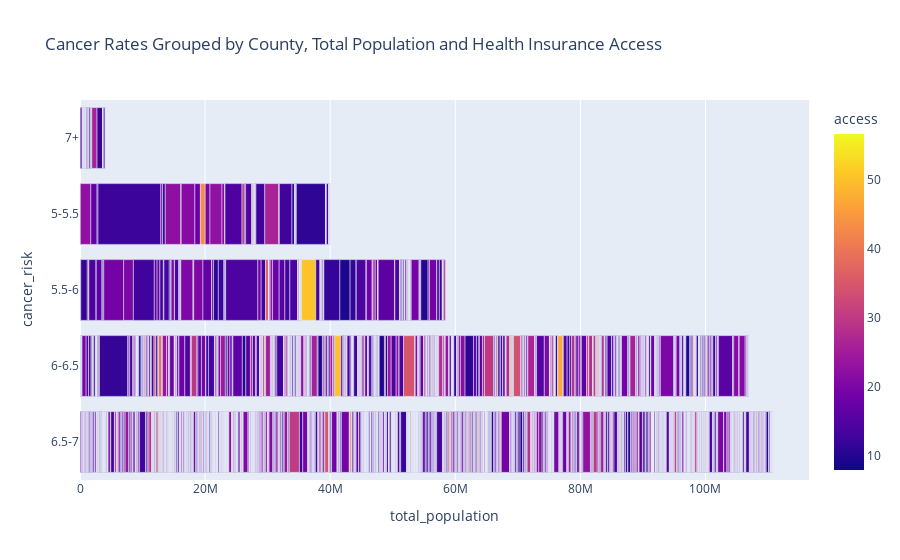

The notebook cell this image was saved under:
### Code cell
fig = px.bar(cancer_prev, x = 'total_population', y = 'cancer_risk', color = 'access',
            orientation = 'h', hover_data =['access'], barmode = 'group', 
            title = 'Cancer Rates Grouped by County, Total Population and Health Insurance Access')

fig.show()

### Figure 1 — Plotly figure (JSON) as saved in the notebook; plotly's stock layout.template omitted (floating-point values rounded to 4 significant figures; data arrays with more than 128 entries replaced by an {"elided": "..."} marker saying what was removed)
{"data": [{"alignmentgroup": "True", "customdata": {"elided": "3121x1 float values"}, "hovertemplate": "total_population=%{x}<br>cancer_risk=%{y}<br>access=%{marker.color}<extra></extra>", "legendgroup": "", "marker": {"color": {"elided": "3121 float values"}, "coloraxis": "coloraxis", "pattern": {"shape": ""}}, "name": "", "offsetgroup": "", "orientation": "h", "showlegend": false, "textposition": "auto", "type": "bar", "x": {"elided": "3121 int values"}, "xaxis": "x", "y": {"elided": "3121 str values"}, "yaxis": "y"}], "layout": {"barmode": "group", "coloraxis": {"colorbar": {"title": {"text": "access"}}, "colorscale": [[0, "#0d0887"], [0.1111, "#46039f"], [0.2222, "#7201a8"], [0.3333, "#9c179e"], [0.4444, "#bd3786"], [0.5556, "#d8576b"], [0.6667, "#ed7953"], [0.7778, "#fb9f3a"], [0.8889, "#fdca26"], [1, "#f0f921"]]}, "legend": {"tracegroupgap": 0}, "title": {"text": "Cancer Rates Grouped by County, Total Population and Health Insurance Access"}, "xaxis": {"anchor": "y", "domain": [0, 1], "title": {"text": "total_population"}}, "yaxis": {"anchor": "x", "domain": [0, 1], "title": {"text": "cancer_risk"}}}}
